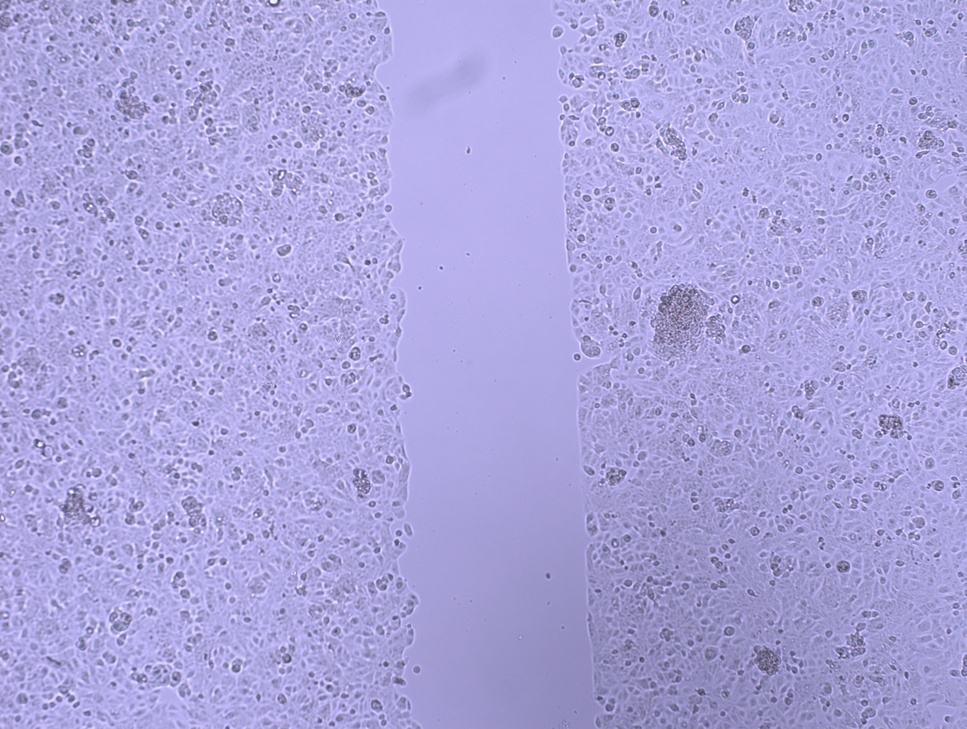
#> input picture wound_healing_img/scratch1.jpg, 967 x 729 px, shrunk from 1936 x 1460 before the run
$ jupyter execute --allow-errors 'Scratch Analysis.ipynb'
#> lines starting #> are read from the running program, lines starting #| are printed output that depends on the picture
[cell 1]
from skimage import io
from skimage.color import rgb2gray
from skimage.filters.rank import entropy
from skimage.filters import try_all_threshold
import matplotlib.pyplot as plt
from skimage.morphology import disk
import numpy as np
import glob
from scipy.stats import linregress

[cell 2]
img= io.imread("wound_healing_img/scratch1.jpg")
#> img is the input picture: shape (729, 967, 3); mean R, G, B 171.3, 165.3, 220.1
img=rgb2gray(img)
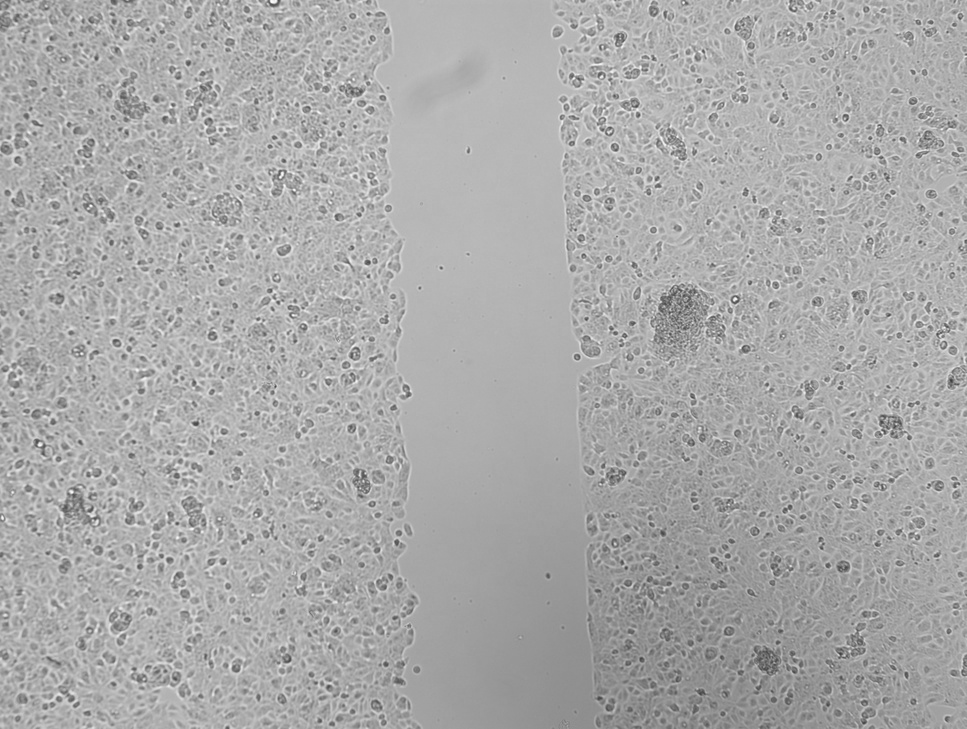
#> img: shape (729, 967) float64; min 0.244, max 0.986, mean 0.669
plt.imshow(img)

[cell 3]
entropy_img= entropy(img,disk(10))
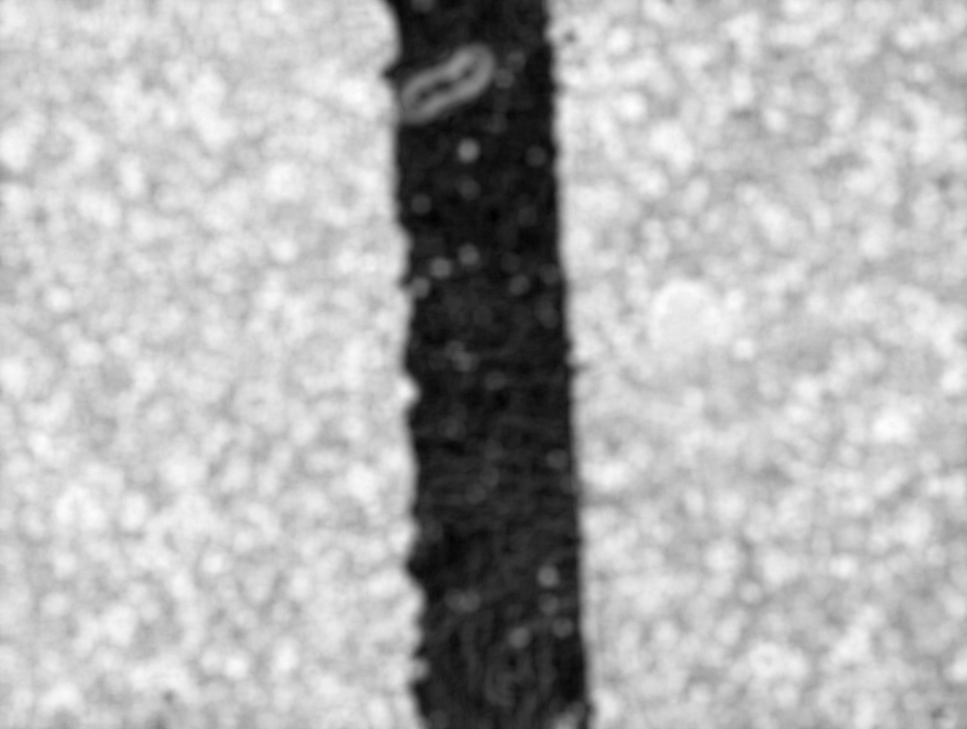
#> entropy_img: shape (729, 967) float64; min 1.12, max 6.79, mean 5.09; drawn with min black and max white
plt.imshow(entropy_img)

#> (a cell that did not finish here is left out)

[cell 5]
time=0
time_list=[]
area_list=[]
path= "wound_healing_img/*.*"

#> (the rest of this cell did not finish here and is left out)

[cell 6]
plt.plot(time_list,area_list,'bo')
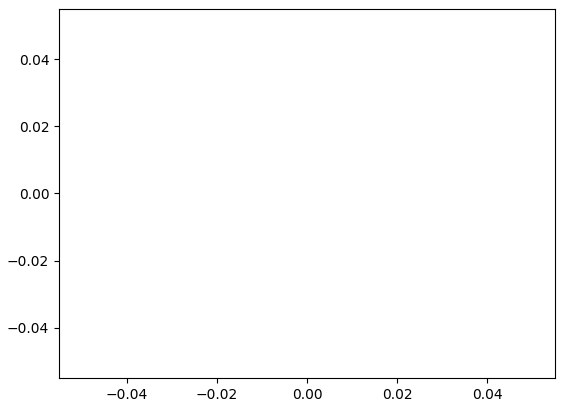
#> figure drawn by matplotlib, 1 panel
